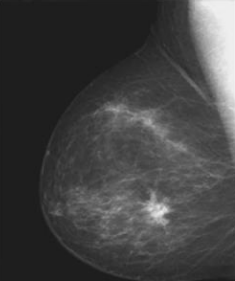
#> input picture Week 4/IntensityTransformation/mamogram.png, 235 x 281 px
$ python IntensityTransformation.py
#> lines starting #> are read from the running program, lines starting #| are printed output that depends on the picture
import numpy as np
import cv2

img_input = cv2.imread('mamogram.png', 0)
#> img_input is the input picture: shape (281, 235); min 25, max 240, mean 65.6
img_output = 255 - img_input
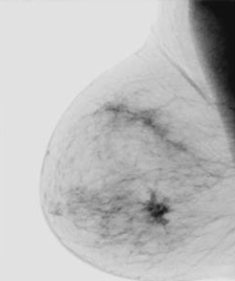
#> img_output: shape (281, 235); min 15, max 230, mean 189.4

cv2.imshow('input', img_input)
cv2.imshow('negative', img_output)
key = cv2.waitKey(0)
#> (key Esc is pressed here)

if key==27:
    cv2.destroyAllWindows()
elif key == ord('s'):
    cv2.imwrite('./output/negative.png', img_output)
    cv2.destroyAllWindows()

$ run again, with Week 4/IntensityTransformation/angiogram.png copied over Week 4/IntensityTransformation/mamogram.png
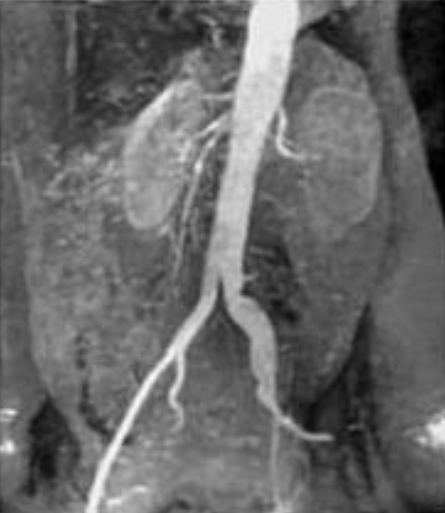
#> input picture Week 4/IntensityTransformation/angiogram.png, 445 x 513 px
#> img_input is the input picture: shape (513, 445); min 0, max 252, mean 103.7
#> `img_output = 255 - img_input`:
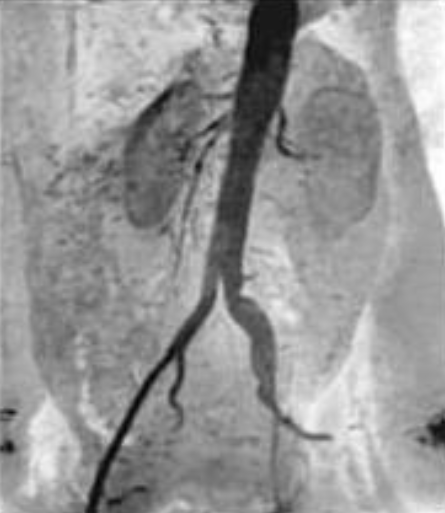
#> img_output: shape (513, 445); min 3, max 255, mean 151.3
